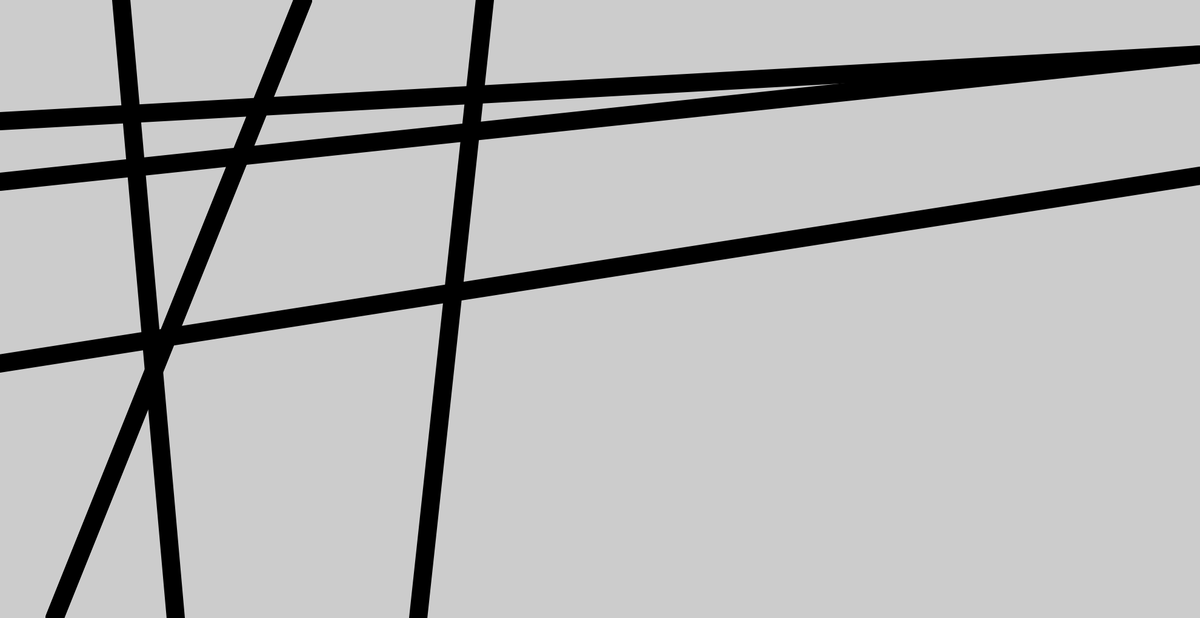
Frame 1 (no input)
Frame 60 (no input): identical to frame 1, image omitted
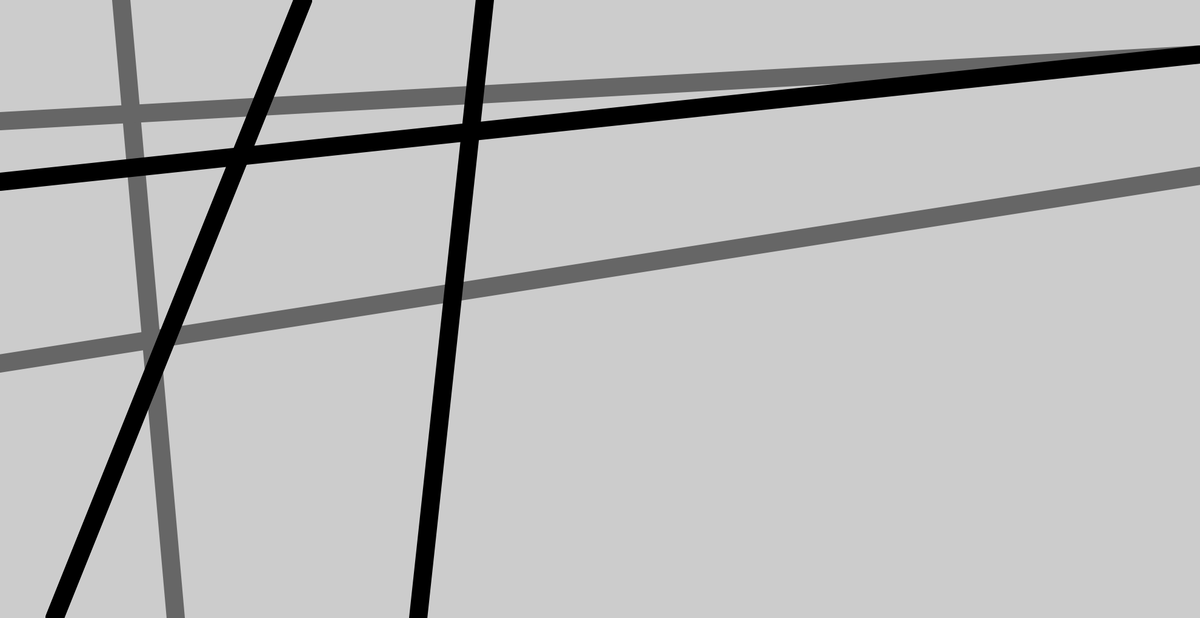
Frame 120 (the mouse pressed at the canvas centre since frame 60)

The p5.js sketch that drew these frames (run headless with seeded random() and noise() and a simulated clock; from frame 60 on, the mouse is pressed at the canvas centre):

// p5.js sketch
// ── sketch.js
//  Variables:

function setup() {
    createCanvas(1980, 1020);
    strokeWeight(30);
}

function draw() {
    background(204);
    stroke(102);
    if (mouseIsPressed == false) {
        stroke(0);
    }
    line(200, 0, 290, height);
    line(0, 200, width, 90);
    line(0, 600, width, 290);
    if (mouseIsPressed == true) {
        stroke(0);
    }
    line(500, 0, 90, height);
    line(500, 0, 90, height);
    line(800, 0, 690, height);
    line(0, 300, width, 90);
}
